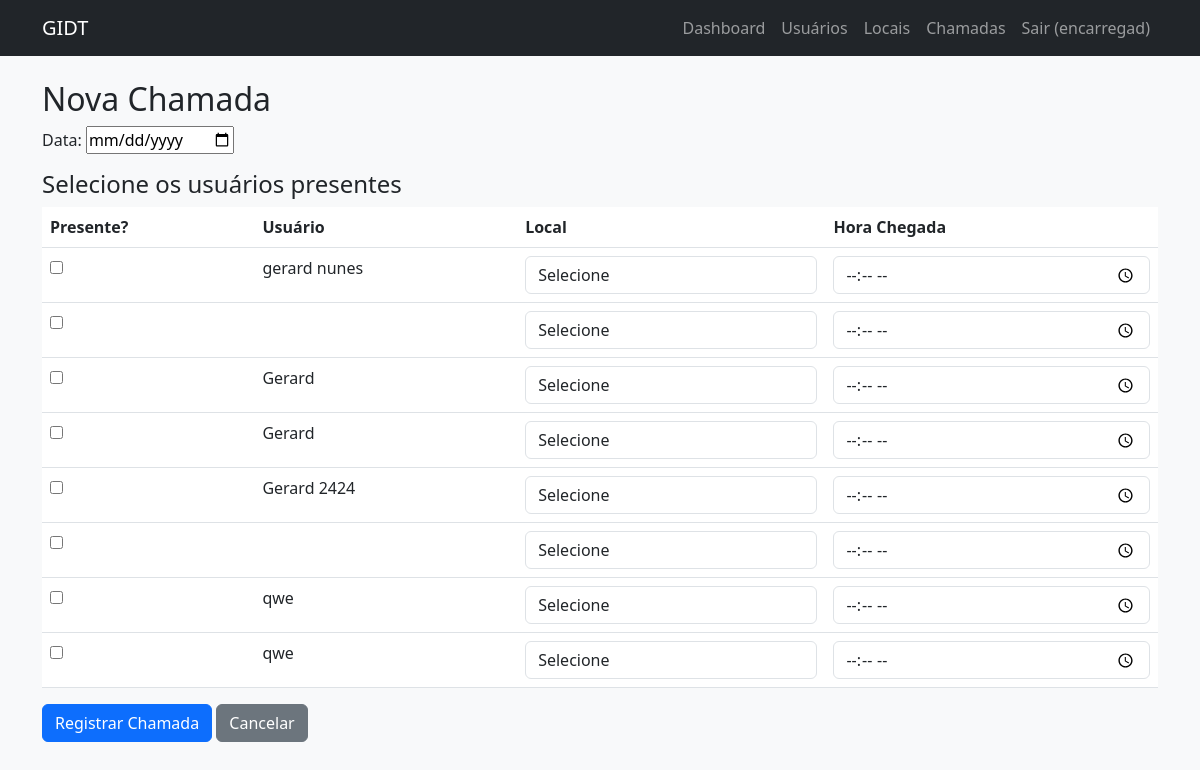
The page /encarregado/chamadas/nova/ (signed in) on the database as committed earlier.
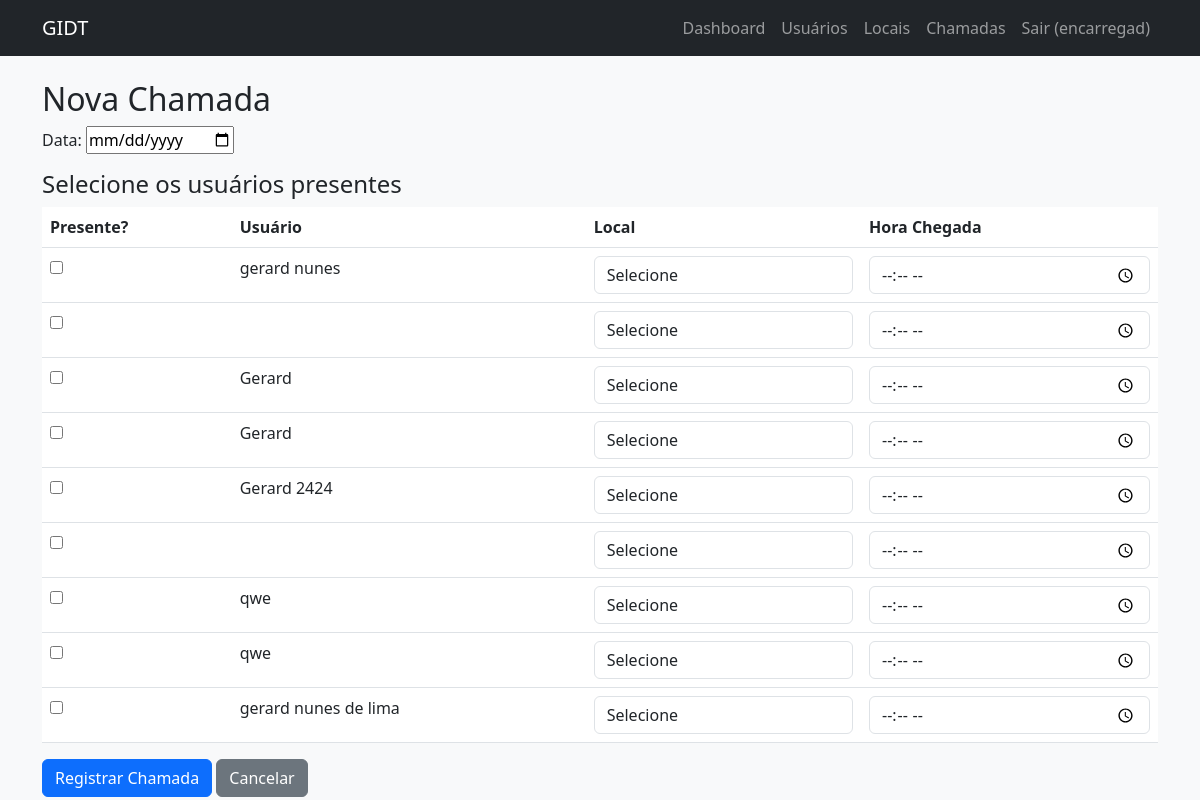
The same page on the database as committed later.
### gestao/models.py (models this page shows, shortened)
class User(AbstractUser):
    ROLE_CHOICES = (
        ('gestor', 'Gestor'),
        ('gerente', 'Gerente'),
        ('encarregado', 'Encarregado'),
        ('usuario', 'Usuário'),
        ('administrador', 'Administrador'),
    )
    role = models.CharField(max_length=20, choices=ROLE_CHOICES, default='usuario')
    cpf = models.CharField(max_length=14, unique=True, null=True, blank=True)
    telefone = models.CharField(max_length=20, blank=True)
    endereco = models.TextField(blank=True)
    aprovado = models.BooleanField(default=False)  # apenas para usuários
    aprovado_por = models.ForeignKey('self', on_delete=models.SET_NULL, null=True, blank=True, related_name='aprovados')
    aprovado_em = models.DateTimeField(null=True, blank=True)
    pix = models.CharField(max_length=50, blank=True)

### gestao/views/Vencarregado.py (the view)
# urls.py: path('encarregado/chamadas/nova/', chamada_create, name='chamada_create'),
@login_required
@role_required('encarregado')
def chamada_create(request):
    if request.method == 'POST':
        form = ChamadaForm(request.POST)
        if form.is_valid():
            data = form.cleaned_data['data']
            if Chamada.objects.filter(data=data, encarregado=request.user).exists():
                messages.error(request, 'Já existe uma chamada para esta data.')
                return redirect('chamada_create')
            chamada = form.save(commit=False)
            chamada.encarregado = request.user
            chamada.save()
            usuarios_ids = request.POST.getlist('usuarios')
            for uid in usuarios_ids:
                local_id = request.POST.get(f'local_{uid}')
                hora = request.POST.get(f'hora_{uid}')
                if local_id:
                    presenca = Presenca(
                        chamada=chamada,
                        usuario_id=uid,
                        local_id=local_id,
                        hora_chegada=hora or None
                    )
                    presenca.save()
            messages.success(request, 'Chamada registrada.')
            return redirect('chamada_list')
    else:
        form = ChamadaForm(initial={'data': timezone.now().date()})
        usuarios_aprovados = User.objects.filter(role='usuario', aprovado=True)
        locais = Local.objects.all()
        return render(request, 'encarregado/chamada_form.html', {
            'form': form,
            'usuarios': usuarios_aprovados,
            'locais': locais
        })

### gestao/forms.py
class ChamadaForm(forms.ModelForm):
    class Meta:
        model = Chamada
        fields = ['data']
        widgets = {
            'data': forms.DateInput(attrs={'type': 'date'}),
        }

### templates/encarregado/chamada_form.html (shortened to what this page needs)
{% extends "base.html" %}
{% block content %}
<h2>Nova Chamada</h2>
<form method="post">
    {{ form.as_p }}
    <h4>Selecione os usuários presentes</h4>
    <table class="table">
        <thead>
            <tr>
                <th>Presente?</th>
                <th>Usuário</th>
                <th>Local</th>
                <th>Hora Chegada</th>
            </tr>
        </thead>
        <tbody>
            {% for usuario in usuarios %}
            <tr>
                <td><input type="checkbox" name="usuarios" value="{{ usuario.id }}"></td>
                <td>{{ usuario.first_name }}</td>
                <td>
                    <select name="local_{{ usuario.id }}" class="form-control">
                        <option value="">Selecione</option>
                    </select>
                </td>
                <td><input type="time" name="hora_{{ usuario.id }}" class="form-control"></td>
            </tr>
            {% endfor %}
        </tbody>
    </table>
    <button type="submit" class="btn btn-primary">Registrar Chamada</button>
    <a href="{% url 'chamada_list' %}" class="btn btn-secondary">Cancelar</a>
</form>
{% endblock %}

Rows that differ between the two databases and show on the page:
added User: first_name "gerard nunes de lima"
